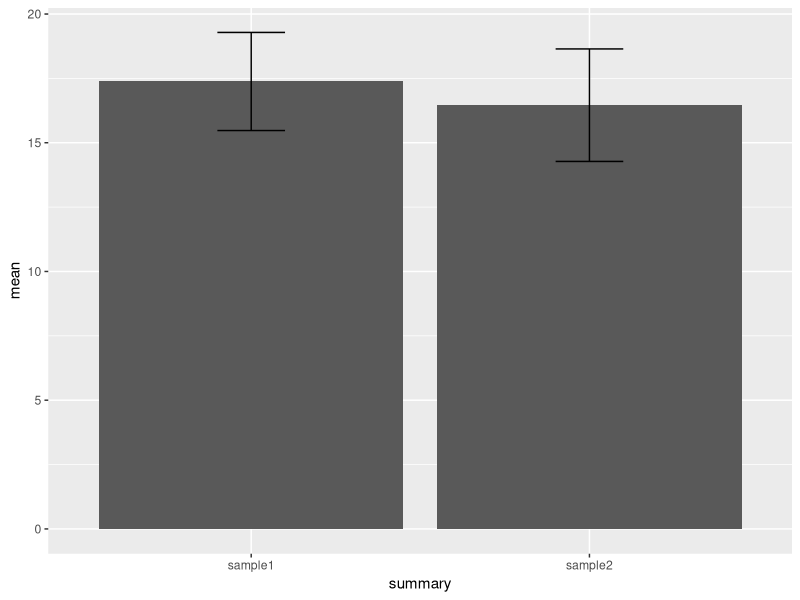
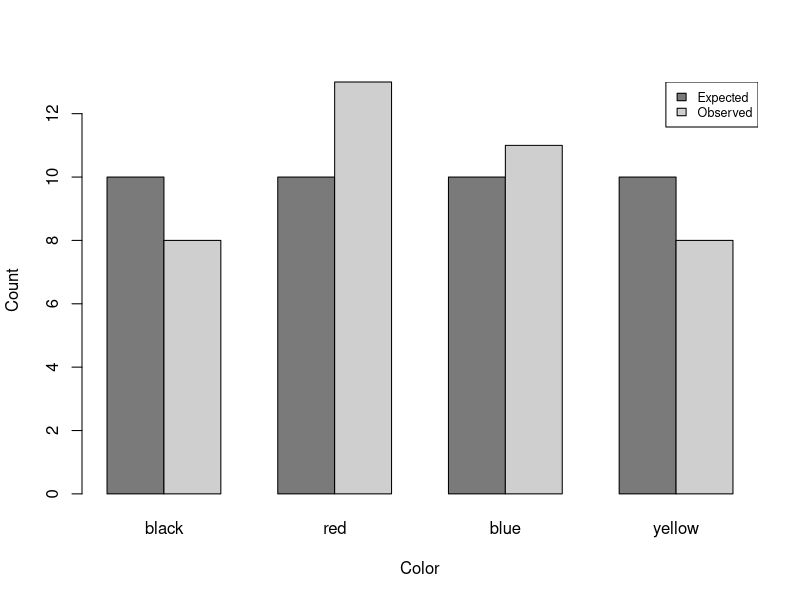

R code for these plots, in order:
## ---- chunk 1
knitr::opts_chunk$set(echo = TRUE)
## ---- chunk 2
# Creating sample vectors
sample1 <- c(19.7475, 19.8387, 12.6873, 17.6973, 19.0878, 30.5562, 
             14.5291, 14.7627, 14.3439, 12.5745, 11.0734, 19.4998,
             18.3869, 10.7374, 18.0030, 18.1730, 18.8374, 17.9287,
             15.3563, 18.6004, 11.7280, 12.2898, 21.0552, 21.4184,
             25.5953)

sample2 <- c(17.4715, 20.0386, 12.6012, 20.4401, 22.4969, 9.8613,
             19.6289, 9.7741, 15.1119, 17.4448, 23.4827, 24.9357,
             19.9265, 7.9955, 17.6675, 13.6029, 17.8812, 16.4178,
             5.1385, 7.0984, 18.1181, 20.2681, 14.7372, 22.5915,
             16.7546)
## ---- chunk 3
# Summary of first sample
summary(sample1)

# Summary of second sample
summary(sample2)
## ---- chunk 4
# Perform a two-sample t-test using the t.test() function
t.test(sample1, sample2)
## ---- chunk 5
# data is the input vector or data frame
# measurevar is the variable to be sumarized
# groupvars indicates which variables should be grouped together
# na.rm indicates whether to remove missing values
# conf.interval is the confidence interval (Default is 0.95)

summarySE <- function(data = NULL, measurevar, groupvars = NULL, 
                      na.rm = F, conf.interval = .95) {
    library(plyr)

    # If na.rm == T, exclude NA from the vector length
    length2 <- function (x, na.rm = FALSE) {
        if (na.rm) sum(!is.na(x))
        else       length(x)
    }

    # For each group's data frame, return a vector with
    # N, mean, and sd
    # ddply() splits data frame, apply a function, then
    # return the results in a data frame
    
    datac <- ddply(data, groupvars,
      .fun = function(xx, col) {
        c(N    = length2(xx[[col]], na.rm=na.rm),
          mean = mean   (xx[[col]], na.rm=na.rm),
          sd   = sd     (xx[[col]], na.rm=na.rm)
        )
      },
      measurevar
    )

    # Calculate standard error of the mean
    datac$se <- datac$sd / sqrt(datac$N)  

    # Confidence interval multiplier for standard error
    # Calculate t-statistic for confidence interval using qt()
    # ci is the length of the error bars
    
    ciMult <- qt(conf.interval/2 + .5, datac$N-1)
    datac$ci <- datac$se * ciMult

    return(datac)
}
## ---- chunk 6
library(ggplot2)

# Combine the vectors to create a data frame
sample <- data.frame(sample1, sample2)

# Call the summarySE() function to obtain summaries
summary1 <- summarySE(sample, measurevar = 'sample1')
summary2 <- summarySE(sample, measurevar = 'sample2')

# Combine the summaries to modify the original data frame
sample <- data.frame(summary = c('sample1', 'sample2'), 
                     mean = c(summary1$mean, summary2$mean),
                     ci = c(summary1$ci, summary2$ci))
sample

# Draw the barchart
ggplot(sample, aes(x = summary, y = mean)) + 
    geom_bar(stat = "identity") +
    geom_errorbar(aes(ymin= mean - ci, ymax = mean + ci),
                  width=.2)   # generate the error bars
## ---- chunk 7
# Create the corresponding vectors and matrix
name = c('black', 'red', 'blue', 'yellow')
Expected <- c(10, 10, 10, 10)
Observed <- c(8, 13, 11, 8)
M_and_M <- rbind(Expected, Observed)
colnames(M_and_M) = name

# Graph the expected and observed numbers of candies
barplot(M_and_M, beside = T, xlab = 'Color', ylab = 'Count',
        col = c('gray48', 'gray81'))
legend('topright', legend = rownames(M_and_M), cex = 0.75,
       fill = c('gray48', 'gray81'))

# Perform the Chi-square test using chisq.test() function
chisq.test(M_and_M, rescale.p = T)
